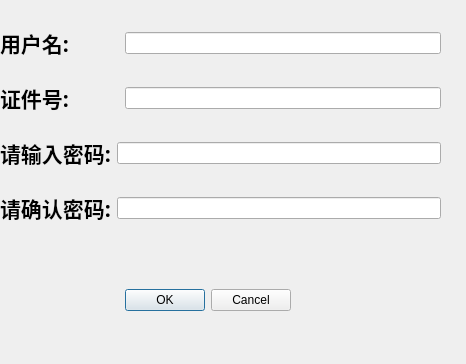
<?xml version="1.0" encoding="UTF-8"?>
<ui version="4.0">
 <class>Dialog_register</class>
 <widget class="QDialog" name="Dialog_register">
  <property name="geometry">
   <rect>
    <x>0</x>
    <y>0</y>
    <width>466</width>
    <height>364</height>
   </rect>
  </property>
  <property name="windowTitle">
   <string>注册账号</string>
  </property>
  <widget class="QWidget" name="layoutWidget">
   <property name="geometry">
    <rect>
     <x>0</x>
     <y>10</y>
     <width>441</width>
     <height>231</height>
    </rect>
   </property>
   <layout class="QVBoxLayout" name="verticalLayout">
    <item>
     <layout class="QHBoxLayout" name="horizontalLayout_2">
      <item>
       <widget class="QLabel" name="label_2">
        <property name="font">
         <font>
          <family>Weibei SC</family>
          <pointsize>16</pointsize>
          <weight>75</weight>
          <bold>true</bold>
         </font>
        </property>
        <property name="text">
         <string>用户名:         </string>
        </property>
       </widget>
      </item>
      <item>
       <widget class="QLineEdit" name="name"/>
      </item>
     </layout>
    </item>
    <item>
     <layout class="QHBoxLayout" name="horizontalLayout_3">
      <item>
       <widget class="QLabel" name="label_3">
        <property name="font">
         <font>
          <family>Weibei SC</family>
          <pointsize>16</pointsize>
          <weight>75</weight>
          <bold>true</bold>
         </font>
        </property>
        <property name="text">
         <string>证件号:         </string>
        </property>
       </widget>
      </item>
      <item>
       <widget class="QLineEdit" name="ID"/>
      </item>
     </layout>
    </item>
    <item>
     <layout class="QHBoxLayout" name="horizontalLayout_4">
      <item>
       <widget class="QLabel" name="label_4">
        <property name="font">
         <font>
          <family>Weibei SC</family>
          <pointsize>16</pointsize>
          <weight>75</weight>
          <bold>true</bold>
         </font>
        </property>
        <property name="text">
         <string>请输入密码:</string>
        </property>
       </widget>
      </item>
      <item>
       <widget class="QLineEdit" name="passwd"/>
      </item>
     </layout>
    </item>
    <item>
     <layout class="QHBoxLayout" name="horizontalLayout_5">
      <item>
       <widget class="QLabel" name="label_5">
        <property name="font">
         <font>
          <family>Weibei SC</family>
          <pointsize>16</pointsize>
          <weight>75</weight>
          <bold>true</bold>
         </font>
        </property>
        <property name="text">
         <string>请确认密码:</string>
        </property>
       </widget>
      </item>
      <item>
       <widget class="QLineEdit" name="passwd2"/>
      </item>
     </layout>
    </item>
   </layout>
  </widget>
  <widget class="QDialogButtonBox" name="yesOrNoBox">
   <property name="geometry">
    <rect>
     <x>110</x>
     <y>280</y>
     <width>181</width>
     <height>41</height>
    </rect>
   </property>
   <property name="standardButtons">
    <set>QDialogButtonBox::Cancel|QDialogButtonBox::Ok</set>
   </property>
  </widget>
 </widget>
 <resources/>
 <connections/>
</ui>
